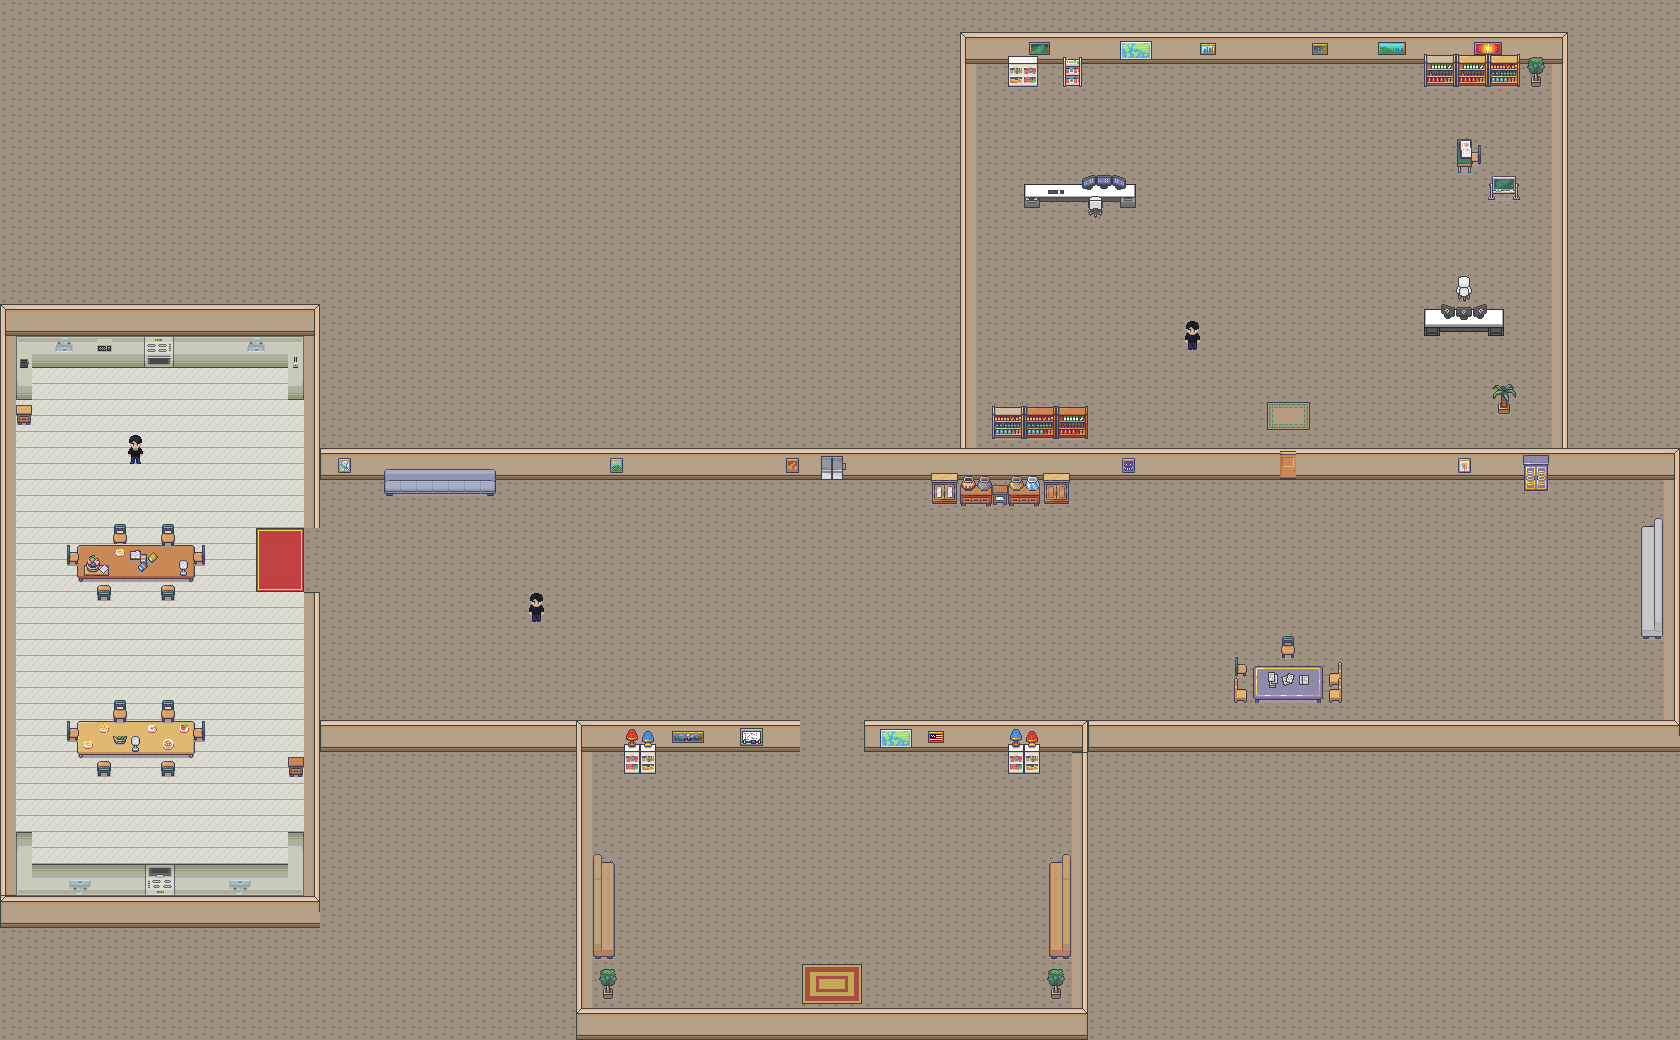

Rendered tile map (Tiled .tmx) drawn with the repository's tilesets; below, a short description and the map source with its tile grids summarised:
An orthogonal 105x65 tile map with 16x16 px tiles, 4 tile layers (Livello tile 1, Livello tile 2, Livello tile 3, Livello tile 4), 6 tilesets and 64 objects.

<map version="1.10" tiledversion="1.11.0" orientation="orthogonal" renderorder="right-down" width="105" height="65" tilewidth="16" tileheight="16" infinite="0" nextlayerid="7" nextobjectid="78">
 <tileset firstgid="1" source="pc-scrivanie.tsx" />
 <tileset firstgid="401" source="tileset.tsx" />
 <tileset firstgid="1201" source="player-spritesheet.tsx" />
 <tileset firstgid="1265" source="Interiors_free_16x16.tsx" />
 <tileset firstgid="2689" source="Little_Bits_Office_Floors.tsx" />
 <tileset firstgid="2722" source="kitchen16_tan.tsx" />
 <layer id="1" name="Livello tile 1" width="105" height="65">
  <data>[6825 cells, 6825 non-empty, 2 distinct tile ids]</data>
 </layer>
 <layer id="2" name="Livello tile 2" width="105" height="65">
  <data>[6825 cells, 706 non-empty, 17 distinct tile ids]</data>
 </layer>
 <layer id="3" name="Livello tile 3" width="105" height="65">
  <data>[6825 cells, 413 non-empty, 246 distinct tile ids]</data>
 </layer>
 <layer id="4" name="Livello tile 4" width="105" height="65">
  <data>[6825 cells, 170 non-empty, 131 distinct tile ids]</data>
 </layer>
 <objectgroup id="5" name="wall">
  <object id="1" x="321" y="722.5" width="480" height="15" />
  <object id="2" x="576" y="745" width="13" height="293" />
  <object id="3" x="603" y="974.167" width="8" height="13.8333" />
  <object id="4" x="593" y="854" width="22.5" height="101" />
  <object id="5" x="1051.5" y="972.5" width="9.16667" height="16.1667" />
  <object id="6" x="1051.5" y="855.5" width="32.5" height="99.5" />
  <object id="7" x="1071.5" y="751.5" width="15" height="108.5" />
  <object id="8" x="1070" y="955" width="17" height="83.5" />
  <object id="9" x="1088.5" y="720.5" width="592" height="33.5" />
  <object id="10" x="1665" y="449" width="13.5" height="275" />
  <object id="11" x="321" y="448.5" width="926" height="16" />
  <object id="14" x="959.5" y="31.5" width="608" height="17.3333" />
  <object id="15" x="1423" y="51.5" width="143.5" height="21.8333" />
  <object id="16" x="1006.5" y="55.5" width="32" height="14.6667" />
  <object id="17" x="1061.5" y="56.5" width="20" height="15.8333" />
  <object id="18" x="960" y="60.6667" width="12.1667" height="392" />
  <object id="19" x="990" y="406.5" width="99" height="33.5" />
  <object id="20" x="1426.33" y="306.667" width="76.5" height="11.5" />
  <object id="21" x="1459" y="277.5" width="10" height="21.6667" />
  <object id="22" x="1457" y="139.5" width="25" height="21.8333" />
  <object id="23" x="1489.17" y="177.5" width="28.5" height="7.5" />
  <object id="24" x="1023" y="180.5" width="114" height="11" />
  <object id="25" x="1089.5" y="197.5" width="13.5" height="17.5" />
  <object id="26" x="1496" y="387.5" width="17" height="20" />
  <object id="27" x="15.5" y="334.5" width="290" height="17.5" />
  <object id="28" x="14.5" y="371.5" width="17" height="38.6667" />
  <object id="29" x="287.5" y="368" width="15" height="31.5" />
  <object id="30" x="302.5" y="390" width="16.5" height="138" />
  <object id="31" x="302.5" y="591.5" width="17" height="309" />
  <object id="32" x="17" y="862.5" width="289.5" height="34" />
  <object id="33" x="286" y="830.5" width="18" height="32" />
  <object id="34" x="14.5" y="830.5" width="16.5" height="38.5" />
  <object id="35" x="3.5" y="597" width="11" height="296" />
  <object id="37" x="1" y="336" width="13.5" height="265.5" />
  <object id="38" x="79.8333" y="546.167" width="111.833" height="32.5" />
  <object id="39" x="164.167" y="530" width="8" height="13.5" />
  <object id="40" x="115.167" y="526.833" width="9.33333" height="14.5" />
  <object id="41" x="68" y="545.5" width="10" height="18.3333" />
  <object id="42" x="97.1667" y="585.167" width="14.3333" height="8.16667" />
  <object id="43" x="162.833" y="584" width="11" height="10" />
  <object id="44" x="192.5" y="544" width="12" height="21.5" />
  <object id="45" x="290.333" y="759.333" width="12.1667" height="9.16667" />
  <object id="46" x="79.5" y="722.167" width="113.5" height="29.1667" />
  <object id="47" x="161.833" y="704.333" width="12.3333" height="16.5" />
  <object id="48" x="115.667" y="704" width="7.83333" height="19" />
  <object id="49" x="70.5" y="720" width="8" height="19" />
  <object id="51" x="98.3333" y="761" width="12.1667" height="10.1667" />
  <object id="52" x="162.5" y="760.167" width="11" height="11.5" />
  <object id="53" x="383" y="468.5" width="112" height="11" />
  <object id="54" x="1558" y="89.5" width="9.5" height="359.5" />
  <object id="55" x="865.5" y="720.5" width="221.5" height="17.5" />
  <object id="56" x="1006.5" y="744.5" width="33" height="12.5" />
  <object id="57" x="623" y="740.5" width="33" height="17.5" />
  <object id="58" x="934" y="471.5" width="133.417" height="19.5" />
  <object id="67" x="1329.83" y="448.667" width="346" height="16.6667" />
  <object id="68" x="194.333" y="720" width="9.66667" height="19.3333" />
  <object id="69" x="593.5" y="1007.5" width="479" height="29" />
  <object id="70" x="1236.43" y="660.114" width="7.81818" height="14.3864" />
  <object id="73" x="1254.75" y="668.182" width="86.6364" height="28.8182" />
  <object id="74" x="1235.75" y="682" width="10.5" height="23.5" />
  <object id="75" x="1284.75" y="640" width="8.04545" height="16.75" />
  <object id="76" x="1642" y="521.5" width="19.75" height="115" />
  <object id="77" x="1524.25" y="461" width="23" height="14.75" />
 </objectgroup>
 <objectgroup id="6" name="elevator">
  <properties>
   <property name="targets" value="mappa-prova.tmx" />
  </properties>
  <object id="63" x="805" y="454.5" width="57.5" height="46.5">
   <properties>
    <property name="targets" value="sopra.tmx" />
    <property name="targets2" value="garage.tmx" />
   </properties>
  </object>
 </objectgroup>
</map>
